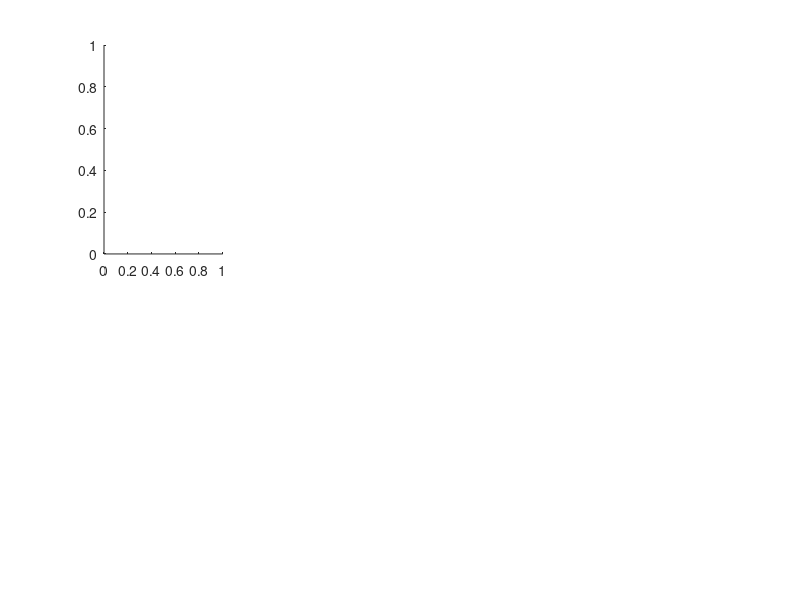

Recreate this plot in MATLAB. (Note: this script raises an error after producing the figure.)
function test_create_thermals()
    % Test visualization of different thermal types
    
    % Define grid parameters with more space around thermals
    x_limits = [-50 150];  % Expanded limits
    y_limits = [-50 150];
    z_limits = [0 200];    % Higher z limit for better thermal visualization
    grid_spacing = 10;     % Increased spacing for clearer vectors
    
    % Define thermal types to test
    thermal_types = {'simple', 'complex', 'drifting', 'twisting', ...
                    'thermal_with_sink', 'sink_drift_complex', 'simple_sys'};
    
    % Create figure with subplots
    figure('Position', [50 50 1600 900]);  % Larger figure
    
    % Loop through each thermal type
    for i = 1:length(thermal_types)
        % Create subplot with spacing between plots
        subplot(2, 4, i)
        
        % Initialize fresh wind field for each thermal
        wind_field = init_wind_field(x_limits, y_limits, z_limits, grid_spacing);
        
        % Create thermal of specific type
        wind_field = create_thermals(wind_field, thermal_types{i});
        
        % Plot 3D vector field with improved visibility
        quiver3(wind_field.X, wind_field.Y, wind_field.Z, ...
                wind_field.Wx, wind_field.Wy, wind_field.U, ...
                'Color', [0.2 0.2 0.8], ...    % Darker blue color
                'LineWidth', 1.5, ...          % Thicker lines
                'AutoScale', 'off', ...        % Disable automatic scaling
                'MaxHeadSize', 0.5);           % Larger arrow heads
            
        % Add labels and title
        xlabel('X Position (m)', 'FontSize', 12);
        ylabel('Y Position (m)', 'FontSize', 12);
        zlabel('Z Position (m)', 'FontSize', 12);
        title(['Thermal Type: ' thermal_types{i}], 'FontSize', 14);
        
        % Set consistent view angle
        view(45, 30);
        
        % Add grid and set background color
        grid on;
        set(gca, 'Color', [0.95 0.95 0.95]);  % Light grey background
        set(gca, 'GridAlpha', 0.3);           % Subtle grid
        
        % Set axis limits explicitly
        xlim(x_limits);
        ylim(y_limits);
        zlim(z_limits);
    end
    
    % Add overall title
    sgtitle('Comparison of Different Thermal Types - 3D Vector Field Visualization', ...
            'FontSize', 16);
            
    % Add space between subplots
    set(gcf, 'Units', 'normalized');
    set(gcf, 'Position', [0.1 0.1 0.8 0.8]);
end